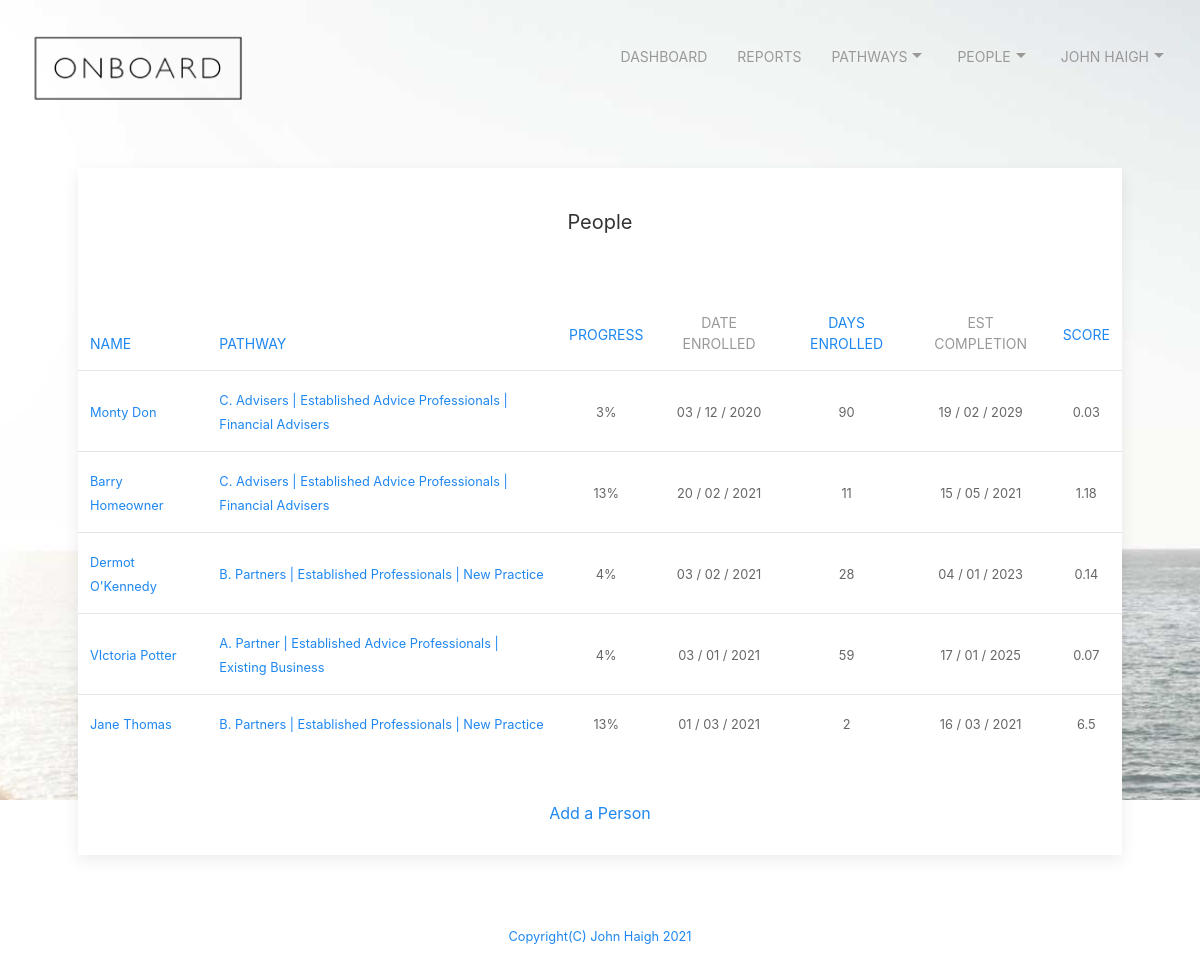
Page /people (signed in) on the committed database.
### tables this page shows
CREATE TABLE people ('id' integer PRIMARY KEY NOT NULL, 'firstname' text NOT NULL, 'lastname' text NOT NULL, 'mobile' text NOT NULL, 'email' text NOT NULL, 'pdm' text NOT NULL, 'bam' text, 'pathwayEnrolled' text, 'pathwayEnrolledDate' text, 'pathwayEnrolledPosition' text, 'pathwayEnrolledProgress' integer,  'pathwayEnrolledPositionDate' text, 'history' text, 'exEmployedDeal' text, 'exEmployedDealExpiry' text, 'businessWrittenPreviousMonth' integer, 'businessWrittenYearToDate'  integer, 'daysinpathway' integer, 'estcompletion' text, 'score' int);

### app.py (the view, shortened to what this page needs)
@app.route("/people", methods=["GET", "POST"])
@login_required
def people():
    if request.method == "GET":
        db = SQL("sqlite:///onboard.db")
        info = db.execute("SELECT * FROM users WHERE id = ?", session["user_id"])
        username = info[0]['email']
        firstname = info[0]['firstname']
        lastname = info[0]['lastname']
        companymail = info[0]['companymail']
        fullname = firstname + ' ' + lastname
        rows = db.execute("SELECT * FROM people WHERE pdm = ?", username)
        daytoday = int(datetime.datetime.today().strftime ('%d'))
        monthtoday = int(datetime.datetime.today().strftime ('%m'))
        yeartoday = int(datetime.datetime.today().strftime ('%Y'))
        i = 0
        daysin = {}
        for row in rows:
            dateenrolled = rows[i]['pathwayEnrolledDate']
            if dateenrolled != None:
                x = dateenrolled.split("/", 3)
                yearenrolled = (int(x[2]))
                monthenroleld = (int(x[1]))
                dayenrolled = (int(x[0]))
                d0 = date(yearenrolled, monthenroleld, dayenrolled)
                d1 = date(yeartoday, monthtoday, daytoday)
                delta = d1 - d0
                daysin = delta.days
                if daysin != 0:
                    progressnumber = int(rows[i]['pathwayEnrolledProgress'])
                    daysleft = int((daysin / progressnumber) * 100)
                    estcompletion = d0 + datetime.timedelta(days=daysleft)
                    j = (str(estcompletion).split("-",3))
                    year = (j[0])
                    month = (j[1])
                    day = (j[2])
                    estcompletion = day + " / " + month + " / " + year
                    score = round((progressnumber / daysin), 2)
                else:
                    estcompletion = 'Not yet known'
                    score = 0
            else:
                daysin = 0
                estcompletion = ' '
                score = 0
            db.execute("UPDATE people SET daysinpathway = ?, estcompletion = ?, score = ? WHERE email = ?", daysin, estcompletion, score, rows[i]['email'])
            i = i+1
        return render_template("people.html", firstname = firstname, FullName = fullname, companymail=companymail, rows = rows)

### app.py (called while the page is built)
@app.after_request
def after_request(response):
    response.headers["Cache-Control"] = "no-cache, no-store, must-revalidate"
    response.headers["Expires"] = 0
    response.headers["Pragma"] = "no-cache"
    return response

def login_required(f):
    @wraps(f)
    def decorated_function(*args, **kwargs):
        if session.get("user_id") is None:
            return redirect("/login")
        return f(*args, **kwargs)
    return decorated_function

### templates/people.html (shortened to what this page needs)
{% extends "layout.html" %}
{% block main %}
<div class="uk-card uk-card-default uk-card-small">
  <div>
    <div class="uk-text-center uk-card-body">
      <h4>People</h4>
    </div>
    <table class="uk-table uk-table-middle uk-table-divider">
      <thead>
        <th><form action='/people' method='post'><button type='submit' class="uk-button uk-button-link" value="name" name='sort'>Name</button></form></th>
        <th><form action='/people' method='post'><button type='submit' class="uk-button uk-button-link" value="pathway" name='sort'>Pathway</button></form></th>
        <th style="text-align: center; vertical-align: middle;"><form action='/people' method='post'><button type='submit' class="uk-button uk-button-link" value="progress" name='sort'>Progress</button></form></th>
        <th style="text-align: center; vertical-align: middle;">Date Enrolled</th>
        <th style="text-align: center; vertical-align: middle;"><form action='/people' method='post'><button type='submit' class="uk-button uk-button-link" value="days" name='sort'>Days Enrolled</button></form></th>
        <th style="text-align: center; vertical-align: middle;">Est Completion</th>
        <th style="text-align: center; vertical-align: middle;"><form action='/people' method='post'><button type='submit' class="uk-button uk-button-link" value="score" name='sort'>Score</button></form></th>
      </thead>
      {% for rows in rows %}
      <tr>
        <td><a href="/viewperson?name={{rows['email']}}"><small>{{rows['firstname']}} {{rows['lastname']}}</small></a></td>
        <td><a href="/progress?name={{rows["email"]}}&pathway={{rows['pathwayEnrolled']}}"><small>{{rows['pathwayEnrolled']}}</small></a></td>
        <td style="text-align: center; vertical-align: middle;"><small>{{rows['pathwayEnrolledProgress']}}%</small></td>
        <td style="text-align: center; vertical-align: middle;"><small>{{rows['pathwayEnrolledDate']}}</small></td>
        <td style="text-align: center; vertical-align: middle;"><small>{{rows['daysinpathway']}}</small></td>
        <td style="text-align: center; vertical-align: middle;"><small>{{rows['estcompletion']}}</small></td>
        <td style="text-align: center; vertical-align: middle;"><small>{{rows['score']}}</small></td>
      </tr>
      {% endfor %}
    </table>
  </div>
  <div id="center">
    <a href="/newperson">Add a Person</a>
  </div>
</div>
{% endblock %}

### templates/layout.html (shortened to what this page needs)
<!DOCTYPE html>
<html lang="en">
<head>
  <link href="https://maxcdn.bootstrapcdn.com/bootstrap/4.1.3/css/bootstrap.min.css" rel="stylesheet">
  <link href="/static/styles.css" rel="stylesheet">
  <link rel="stylesheet" href="static/css/uikit.min.css" />
</head>
<div class="uk-position-relative">
  <div class="uk-position-top">
    <nav class="uk-navbar-container uk-navbar-transparent" uk-navbar>
      <div class="uk-navbar-right">
        <ul class="uk-navbar-nav">
          {% if session.user_id %}
          <li><a href="/dashboard">Dashboard</a></li>
          <li><a href="/report">Reports</a></li>
          <li><a href="/pathways">Pathways<span uk-icon="icon:  triangle-down"></span></a>
          </li>
          <li><a href="/people">People<span uk-icon="icon:  triangle-down"></span></a>
          </li>
          <li>
            <a href="#">{{FullName}}<span uk-icon="icon:  triangle-down"></span></a>
                {% else %}
                <li><a href="/register">Register</a></li>
                <li><a href="/login">Login</a></li>
                {% endif %}
          </li>
        </ul>
      </div>
    </nav>
  </div>
</div>
<body class="p-3 mb-2 bg-light">
  <nav class="uk-navbar-container uk-navbar-transparent">
    {% if session.user_id %}
    <a href="/dashboard"><img src="/static/images/onboard_logo.png" height="75px" width="244px" alt="Logo"></a>
    {% else %}
    <a href="/dashboard"><img src="/static/images/onboard_logo.png" height="75px" width="244px" alt="Logo"></a>
    {% endif %}
  <main class="container p-5">
    {% block main %}{% endblock %}
  </main>
<footer id="page-footer" class="uk-margin-top" uk-sticky>
      <div class="footer">
          <a href="mailto:johnhaigh@icloud.com"><small>Copyright(C) John Haigh 2021</small></p>
        </div>
</footer>
</body>
</html>

### static/styles.css (style rules this page uses)
#center { margin-left: auto; margin-right: auto; text-align: center; padding: 30px; }
body { border-color: coral; }
h4 { text-align: center; colour: white; font-weight: 100; padding: 20px }
body { background-image: url("images/ikaia-pal-V1GDlBQFrV0-unsplash.jpg"); background-position: center center; background-repeat: no-repeat; background-attachment: fixed; background-size: cover; background-color: #464646; height: 100vh; }
.footer { text-align: center; height: 40px; width: 300px%; border-width: thin; border-color: black; }

### rows in the picture
people: firstname "Monty", lastname "Don", pathwayEnrolled "C. Advisers | Established Advice Professionals | Financial Advisers", pathwayEnrolledProgress "3", pathwayEnrolledDate "03 / 12 / 2020", daysinpathway "90", estcompletion "19 / 02 / 2029", score "0.03"
people: firstname "Barry", lastname "Homeowner", pathwayEnrolled "C. Advisers | Established Advice Professionals | Financial Advisers", pathwayEnrolledProgress "13", pathwayEnrolledDate "20 / 02 / 2021", daysinpathway "11", estcompletion "15 / 05 / 2021", score "1.18"
people: firstname "Dermot", lastname "O'Kennedy", pathwayEnrolled "B. Partners | Established Professionals | New Practice", pathwayEnrolledProgress "4", pathwayEnrolledDate "03 / 02 / 2021", daysinpathway "28", estcompletion "04 / 01 / 2023", score "0.14"
people: firstname "VIctoria", lastname "Potter", pathwayEnrolled "A. Partner | Established Advice Professionals | Existing Business", pathwayEnrolledProgress "4", pathwayEnrolledDate "03 / 01 / 2021", daysinpathway "59", estcompletion "17 / 01 / 2025", score "0.07"
people: firstname "Jane", lastname "Thomas", pathwayEnrolled "B. Partners | Established Professionals | New Practice", pathwayEnrolledProgress "13", pathwayEnrolledDate "01 / 03 / 2021", daysinpathway "2", estcompletion "16 / 03 / 2021", score "6.5"

### other values in the picture
{{ FullName }} "JOHN HAIGH"
